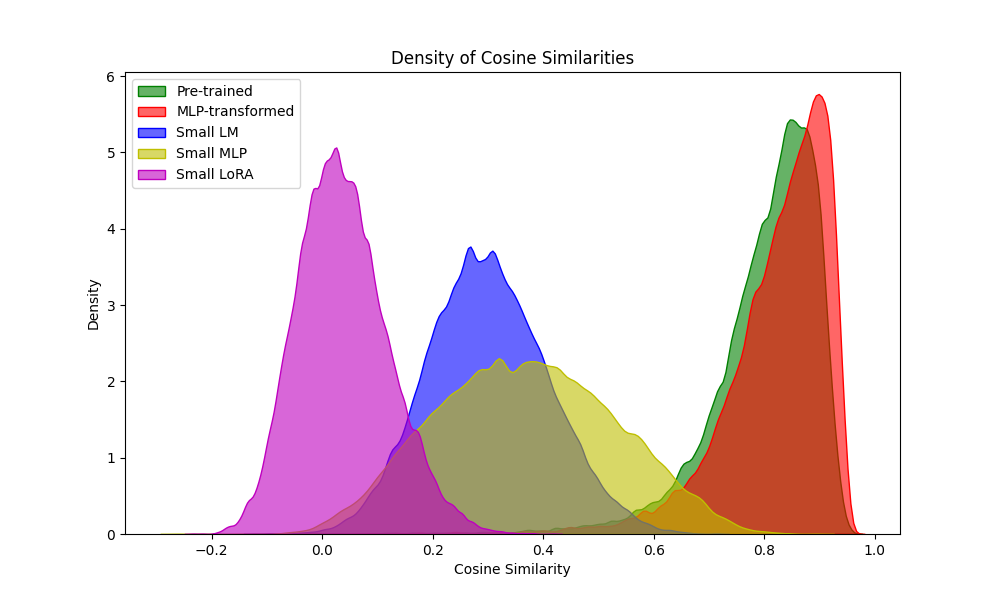

This chart was generated by the following Python code:
import numpy as np
import matplotlib.pyplot as plt
import seaborn as sns

# load .npy file
similarities = np.load("train/results/cosine_similarities.npy")
mlp_similarities = np.load("train/results/mlp_cosine_similarities.npy")
small_lm_similarities = np.load("train/results/small_lm_cosine_similarities.npy")
small_mlp_similarities = np.load("train/results/small_mlp_cosine_similarities.npy")
small_lora_similarities = np.load("train/results/lora_cosine_similarities_small.npy")





# plot

plt.figure(figsize=(10, 6))
sns.kdeplot(similarities, bw_adjust=0.5, color='g', fill=True, alpha=0.6, label='Pre-trained')
sns.kdeplot(mlp_similarities, bw_adjust=0.5, color='r', fill=True, alpha=0.6, label='MLP-transformed')
sns.kdeplot(small_lm_similarities, bw_adjust=0.5, color='b', fill=True, alpha=0.6, label='Small LM')
sns.kdeplot(small_mlp_similarities, bw_adjust=0.5, color='y', fill=True, alpha=0.6, label='Small MLP')
sns.kdeplot(small_lora_similarities, bw_adjust=0.5, color='m', fill=True, alpha=0.6, label='Small LoRA')
plt.xlabel('Cosine Similarity')
plt.ylabel('Density')
plt.title('Density of Cosine Similarities')
# add legend
plt.legend()
# plt.show()
plt.savefig("figures/similarity.png")

# summarize lora similarities distribution
# print("Lora similarities:")
# print("Mean:", np.mean(lora_similarities))
# print("Std:", np.std(lora_similarities))
# print("Min:", np.min(lora_similarities))
# print("Max:", np.max(lora_similarities))

